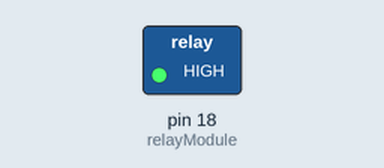
The sketch below on a simulated Arduino Uno, built with avr-gcc and run on an emulated ATmega328P. On the bench: switched loads named in the sketch (green lamp = pin HIGH).

Above: at 2.5 s.
At 7.5 s:
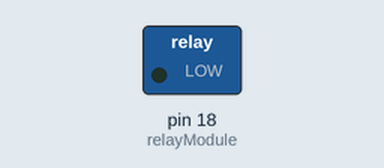
Timing chart, 0 to 13.0 s (numbered marks = the images above):
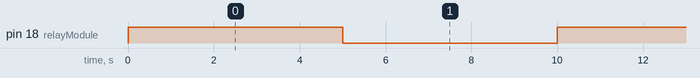

The sketch:

Relay_module_test.ino
```cpp
const int relayModule = 18;
bool status=1;

void setup() {
  // put your setup code here, to run once:
  pinMode(relayModule, OUTPUT);
}

void loop() {
  // put your main code here, to run repeatedly:
  digitalWrite(relayModule, status);
  if(status) Serial.println("켜진다");
  else Serial.println("꺼진다");
  delay(5000);

  digitalWrite(relayModule, !status);
  if(status) Serial.println("켜진다");
  else Serial.println("꺼진다");
  delay(5000);
}
```

Measured:
- by itself, pin 18 (relayModule): alternates HIGH for 5.0 s and LOW for 5.0 s
